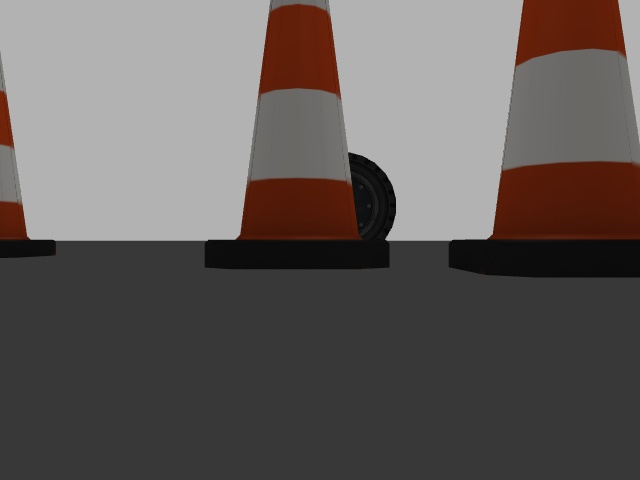
#> input picture 832110000000.jpeg, 640 x 480 px
$ python image_cropping.py
#> lines starting #> are read from the running program, lines starting #| are printed output that depends on the picture; after the words box and inside, x2 and y2 are one past the last pixel; in counts of white or black regions, pixels touching at a corner belong together
import cv2 as cv
#from PIL import Image


#image reading
image = cv.imread("832110000000.jpeg")
#> image is the input picture: shape (480, 640, 3); mean B, G, R 91.1, 93.2, 99.2

#to show shape of image
print(image.shape)
#| (480, 640, 3)

#print(image2.shape)


#to resize the image
#image3 = cv.resize(image,(480,640))
#0,200        250,400

#to crop the image
crop_image = image[0:250, 200:400]
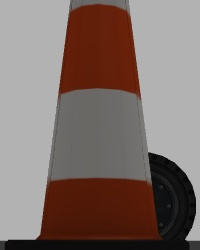
#> crop_image: shape (250, 200, 3); mean B, G, R 106.2, 111.5, 127.1
print(crop_image.shape)
#| (250, 200, 3)

#print(image3.shape)
cv.imwrite('cropped_image.jpeg',crop_image)
#00 200,300


#to paste one image on another
image[0:250,0:200] =crop_image
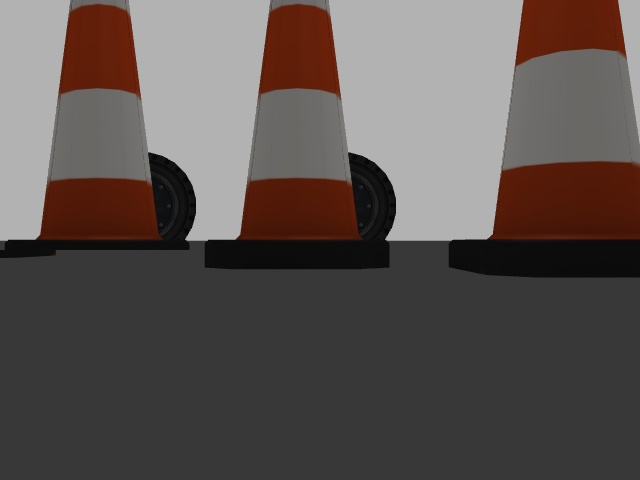
#> image: shape (480, 640, 3); 10.67% of pixels changed, all inside (x1, y1, x2, y2) = (0, 0, 200, 250)

#to save the file
cv.imwrite("pasted1.jpg",image)

#to show image
cv.imshow("img",image)
cv.waitKey(0)

cv.destroyAllWindows()

$ run again, with laser.png saved as 832110000000.jpeg
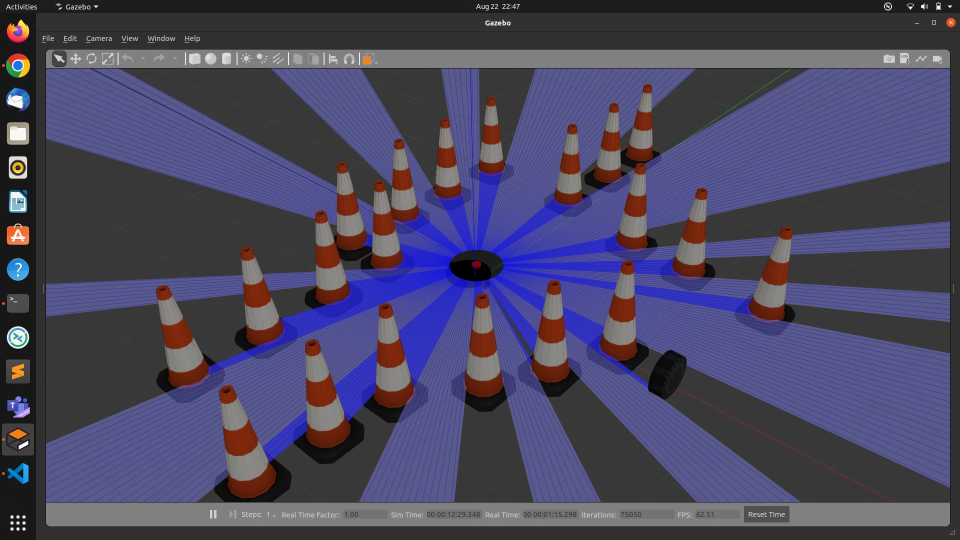
#> input picture laser.png, 1920 x 1080 px (shown at 1/2 size)
#> image is the input picture: shape (1080, 1920, 3); mean B, G, R 97.3, 70.9, 74.1
#| (1080, 1920, 3)
#> `crop_image = image[0:250, 200:400]`:
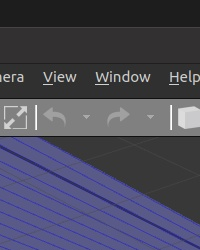
#> crop_image: shape (250, 200, 3); mean B, G, R 90, 73.3, 73.4
#| (250, 200, 3)
#> `image[0:250,0:200] =crop_image`:
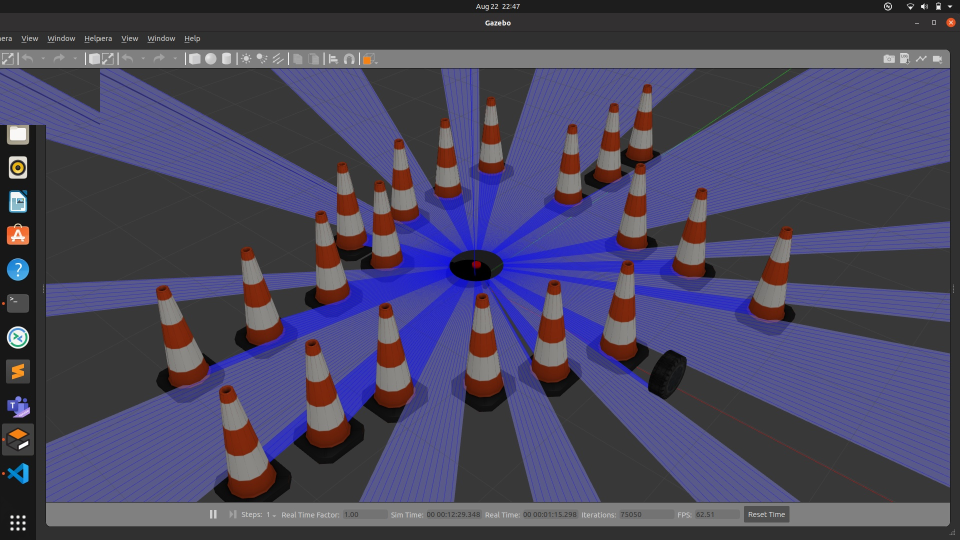
#> image: shape (1080, 1920, 3) (shown at 1/2 size); 2.06% of pixels changed, all inside (x1, y1, x2, y2) = (0, 0, 200, 250)
